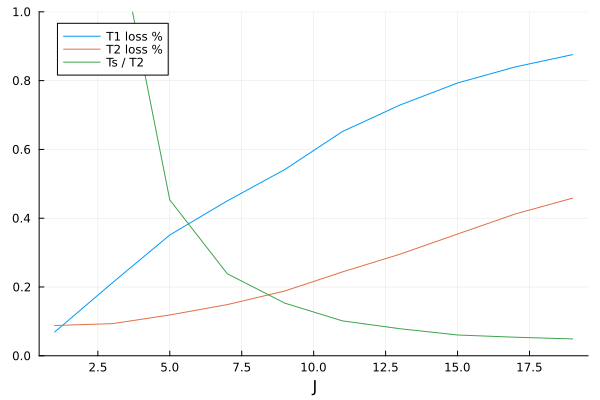

Julia code for this plot:
using Plots
using PlotAndSave

function make_loss_comparison(path)
    println(path)
    plotinfo = loaddata(path)

    to_flt(x) = parse(Float64, match(r"\d+", x).match)
    U = (to_flt(plotinfo.parameters[:U]))
    T1_best = 1 / (to_flt(plotinfo.parameters[:diss]) * 10^(-3) / U)
    T2_best = 2 / (to_flt(plotinfo.parameters[:deco]) * 10^(-3) / U)

    Ts = plotinfo.lines["Ts"]
    T1 = plotinfo.lines["T1"]
    T2 = plotinfo.lines["T2"]

    T1_loss = 1 .- T1.y ./ T1_best
    T2_loss = 1 .- T2.y ./ T2_best
    Ts_perf = Ts.y ./ T2.y

    pl = plot(
        xlabel = plotinfo.xlabel,
        ylimits = (0, 1)
    )
    x = plotinfo.lines["Ts"].x
    plot!(pl, x, T1_loss, label = "T1 loss %")
    plot!(pl, x, T2_loss, label = "T2 loss %")
    plot!(pl, x, Ts_perf, label = "Ts / T2")

    savefig(pl, joinpath(@__DIR__, "plot.png"))
    savefig(pl, joinpath(@__DIR__, "plot.svg"))

    function_of_ts_perf(T1_loss, T2_loss, Ts_perf)
end

function function_of_ts_perf(t1, t2, ts_perf)
    i = sortperm(ts_perf)
    t1_line = LineInfo(ts_perf[i], t1[i], 0, "T1 loss %")
    t2_line = LineInfo(ts_perf[i], t2[i], 0, "T2 loss %")
    
    makeplot(joinpath(@__DIR__, "f_ts_perf"), t1_line, t2_line; xlabel = "Ts / T2", copy_code = false)
end

make_loss_comparison(joinpath(dirname(@__DIR__), "paper_plots", "data.jld2"))
